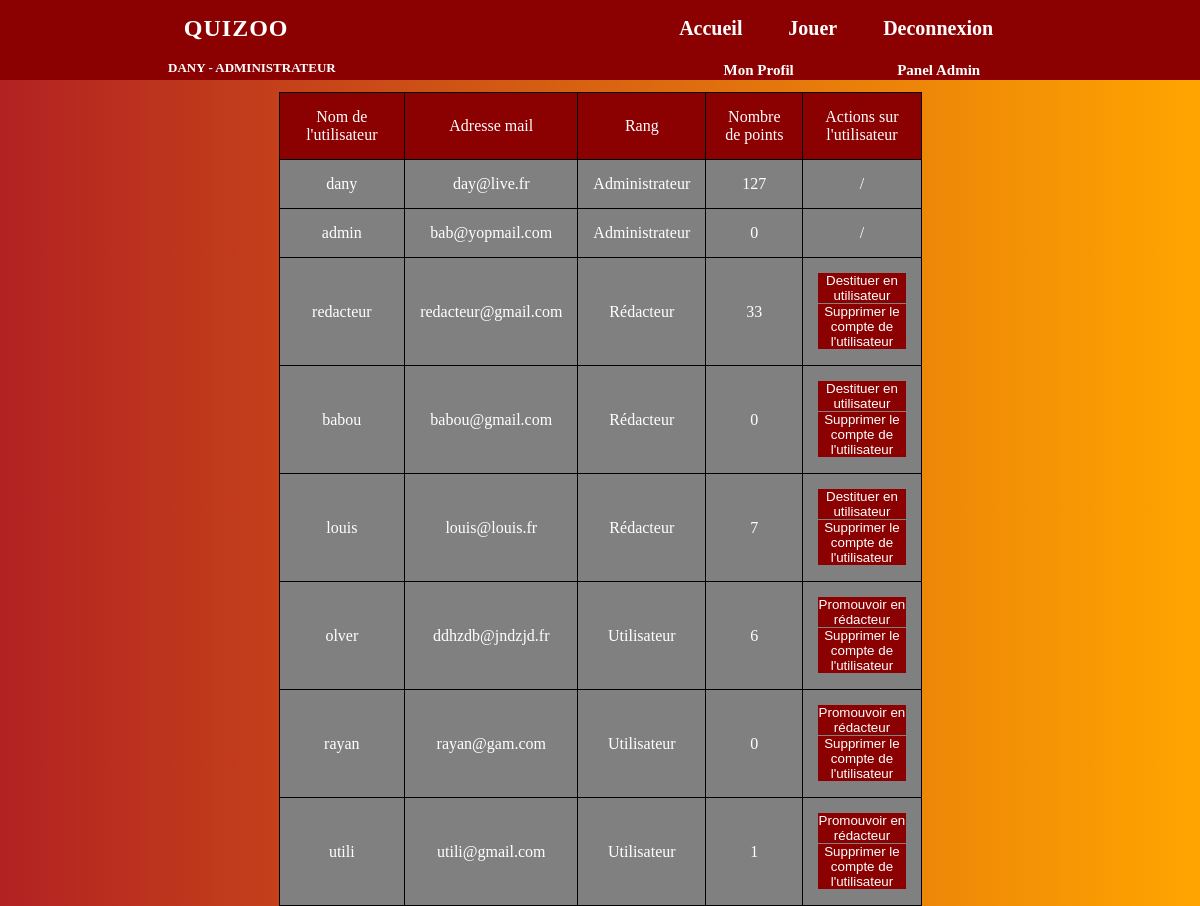
Screenshot of /site/admin/accmanage.php (signed in) with the database file from the repository.
### tables this page shows
CREATE TABLE `users` (
  `id` int(11) NOT NULL,
  `user` varchar(100) NOT NULL,
  `userMAJ` varchar(30) NOT NULL,
  `mail` varchar(100) NOT NULL,
  `pswd` varchar(100) NOT NULL,
  `UserType` varchar(100) NOT NULL,
  `pays` varchar(100) DEFAULT NULL,
  `Prenom` varchar(100) DEFAULT NULL,
  `Nom` varchar(100) DEFAULT NULL,
  `Telephone` varchar(100) DEFAULT NULL,
  `adresse` varchar(100) DEFAULT NULL,
  `theme` varchar(100) DEFAULT NULL,
  `point` varchar(100) DEFAULT '0',
  `jeu` varchar(100) DEFAULT NULL,
  `ptsactu` int(11) DEFAULT 0,
  `carteamodif` varchar(100) DEFAULT NULL,
  `oldcardname` varchar(100) DEFAULT NULL,
  `graph` varchar(100) DEFAULT NULL
);

### site/admin/accmanage.php (the view, shortened to what this page needs)
<?
	include '../header.php';
	$ClassPlayer = $BDD->prepare("SELECT * FROM `users`ORDER BY `users`.`UserType` DESC");
    $ClassPlayer->execute();
    $resultat_classplayer = $ClassPlayer->fetchAll();
    		?>
	<table class="tabadmin" style="width: 643px; height: 75px;">
		<tbody>
			<tr>
				<td style="width: 161px;" class="tdadmin">Nom de l'utilisateur</td>
				<td style="width: 139px;" class="tdadmin">Adresse mail</td>
				<td style="width: 81px;" class="tdadmin">Rang</td>
				<td style="width: 118px;" class="tdadmin">Nombre de points</td>
				<td style="width: 142px;" class="tdadmin">Actions sur l'utilisateur</td>
			</tr>
			<?php foreach ($resultat_classplayer as $row){?>
				<tr>
					<td style="width: 161px;" class="tdnom"><?php echo $row['user']; ?></td>
					<td style="width: 139px;" class="tdnom"><?php echo $row['mail']; ?></td>
					<td style="width: 81px;" class="tdnom"><?php if ($row['UserType']==1){
																	echo "Utilisateur";
																}elseif($row['UserType']==2){
																	echo "Rédacteur";
																}else{
																	echo "Administrateur";
																}?>
					</td>
					<td style="width: 118px;" class="tdnom"><?php echo $row['point']; ?></td>
					<td style="width: 142px;" class="tdnom"><?php if ($row['UserType']==1){
																	?>
																	<form action="accmanage.php" method="POST">
																		<button name="promote" type="submit" value="<?= $row['id'] ?>" class="butpanadpro" >Promouvoir en rédacteur</button>
																		<button name="deleteacc" type="submit"value="<?= $row['user'] ?>" class="butpanadpro" >Supprimer le compte de l'utilisateur</button>
																	</form> <?
																}elseif($row['UserType']==2){
																	?>
																	<form action="accmanage.php" method="POST">
																		<button name="demote" type="submit" value="<?= $row['id'] ?>" class="butpanadpro" >Destituer en utilisateur</button>
																		<button name="deleteacc" type="submit" value="<?= $row['user'] ?>" class="butpanadpro" >Supprimer le compte de l'utilisateur</button>
																	</form> <?
																}else{
																	echo "/";
																}?>
					</td>
				</tr>
			<?php } ?>
		</tbody>
	</table>
</body>
</html>

### site/assets/css/style4.css (style rules this page uses)
* { margin: 0px; padding: 0px; box-sizing: border-box; }
body { color: white; background: linear-gradient(-90deg, orange, firebrick);; scroll-behavior: smooth; }
.tabadmin { border-collapse: collapse; margin-left:auto; margin-right:auto; margin-top: 1%; }
.tabadmin th, td { padding: 15px; text-align: left; border: 1px solid black; }
.tdadmin { background-color: darkred; }
.tdnom { background-color: gray; }
.butpanadpro { background-color: darkred; border: none; color: white; }
.tabadmin th, td { padding: 15px; text-align: center; border: 1px solid black; }

### rows the page displays
users: user "dany", mail "day@live.fr", UserType "Administrateur", point "127"
users: user "admin", mail "bab@yopmail.com", UserType "Administrateur", point "0"
users: user "redacteur", mail "redacteur@gmail.com", UserType "Rédacteur", point "33", $row['id'] 2 (drawn)
users: user "babou", mail "babou@gmail.com", UserType "Rédacteur", point "0", $row['id'] 39 (drawn)
users: user "louis", mail "louis@louis.fr", UserType "Rédacteur", point "7", $row['id'] 41 (drawn)
users: user "olver", mail "ddhzdb@jndzjd.fr", UserType "Utilisateur", point "6", $row['id'] 38 (drawn)
users: user "rayan", mail "rayan@gam.com", UserType "Utilisateur", point "0", $row['id'] 40 (drawn)
users: user "utili", mail "utili@gmail.com", UserType "Utilisateur", point "1", $row['id'] 43 (drawn)

### other values shown
$_SESSION['user'] "DANY"
usertype() "ADMINISTRATEUR"
